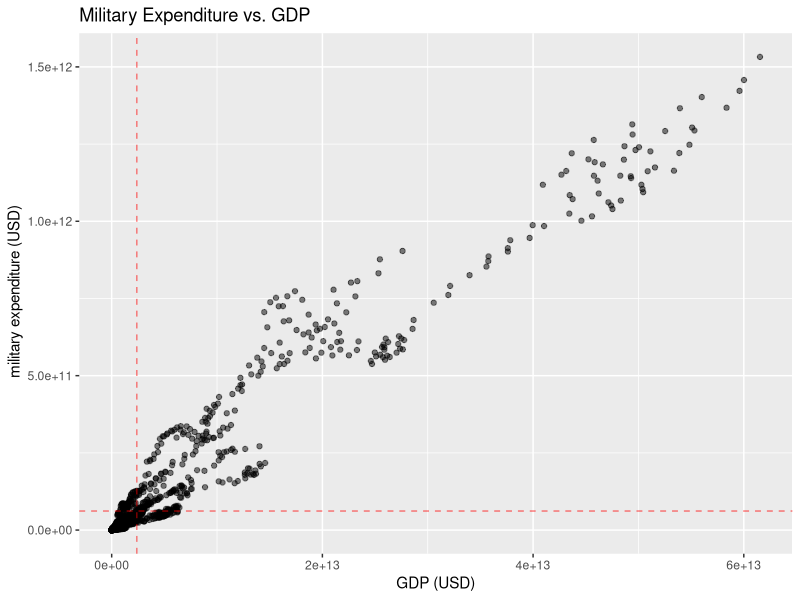
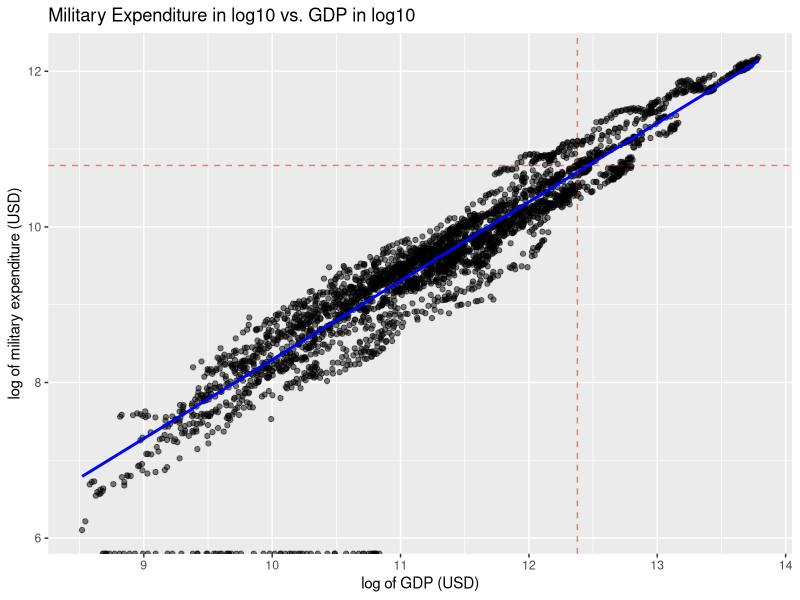

These charts were generated, in order, by the following R code:
## ---- chunk 1
knitr::opts_chunk$set(echo = FALSE, message=FALSE, warning=FALSE)
library(lubridate)
library(tidyverse)
## ---- chunk 2
## Read in the csv file
gdp = read_csv("gdp.csv") 
military = read_csv("military.csv")
## ---- chunk 3
gdp = gdp %>%
  select(-'Indicator Name', -'Indicator Code') %>%
  pivot_longer(!c('Country Name', 'Country Code'), names_to = "year", values_to = "GDP") %>%
  rename(country_name = 'Country Name', country_code = 'Country Code') %>%
  mutate(year = as.integer(year), GDP = as.double(GDP))

military = military %>%
  select(-'Indicator Name', -'Indicator Code') %>%
  pivot_longer(!c('Country Name', 'Country Code'), names_to = "year", values_to = "military") %>%
  rename(country_name = 'Country Name', country_code = 'Country Code') %>%
  mutate(year = as.integer(year), military = as.double(military))

analysis_data = gdp %>%
  left_join(military, by = c('country_name', 'country_code', 'year'))
  
analysis_data = analysis_data %>%
  drop_na() %>%
  group_by(country_name) %>%
  mutate(n = n()) %>%
  filter(n == (2022 - 1960 + 1)) %>%
  select(-n) %>%
  ungroup()
## ---- chunk 4
analysis_sum = analysis_data %>%
  summarize( n = n(), num_countries = n / (2022 - 1960 + 1), avg_gdp = mean(GDP), sd_gdp = sd(GDP), 
             avg_military = mean(military), sd_military = sd(military),
            tmin = min(year), tmax = max(year), r = cor(GDP, military))

analysis_sum
## ---- chunk 5
avg_military = analysis_sum %>%
  pull(avg_military) 

avg_gdp = analysis_sum %>%
  pull(avg_gdp)

ggplot(analysis_data, aes(x=GDP, y=military)) +
  geom_point(alpha = 0.5) +
  geom_vline(xintercept = avg_gdp, color = "red", linetype = "dashed", alpha = 0.5) +
  geom_hline(yintercept = avg_military, color = "red", linetype = "dashed", alpha = 0.5) +
  xlab("GDP (USD)") +
  ylab(" military expenditure (USD)") +
  ggtitle("Military Expenditure vs. GDP")
  
ggplot(analysis_data, aes(x=log10(GDP), y=log10(military))) +
  geom_point(alpha = 0.5) +
  geom_smooth(se = FALSE, method = "lm", color = "blue") +
  geom_vline(xintercept = log10(avg_gdp), color = "red", linetype = "dashed", alpha = 0.5) +
  geom_hline(yintercept = log10(avg_military), color = "red", linetype = "dashed", alpha = 0.5) +
  xlab("log of GDP (USD)") +
  ylab("log of military expenditure (USD)") +
  ggtitle("Military Expenditure in log10 vs. GDP in log10")
## ---- chunk 6
log_analysis_data = analysis_data %>%
  mutate(log_gdp = log10(GDP), log_military = log10(military)) %>%
  filter(country_code != "CRI")

linear_model = lm(log_military ~ log_gdp, data = log_analysis_data)
summary(linear_model)
## ---- chunk 7
tstat = (coef(summary(linear_model))[2]-0)/coef(summary(linear_model))[2, "Std. Error"]

p_value = pt(tstat, df=nrow(log_analysis_data)-2, lower.tail=FALSE)*2
p_value
## ---- chunk 8
tstat = (coef(summary(linear_model))[2]-1)/coef(summary(linear_model))[2, "Std. Error"]
p_value = pt(tstat, df=nrow(log_analysis_data)-2, lower.tail=FALSE)*2
## ---- chunk 9
analysis_data %>%
  filter(military == 0) 

zero_military = analysis_data %>%
  filter(country_name == "Costa Rica", military == 0) %>%
  summarize(n = n()) %>%
  pull(n)
